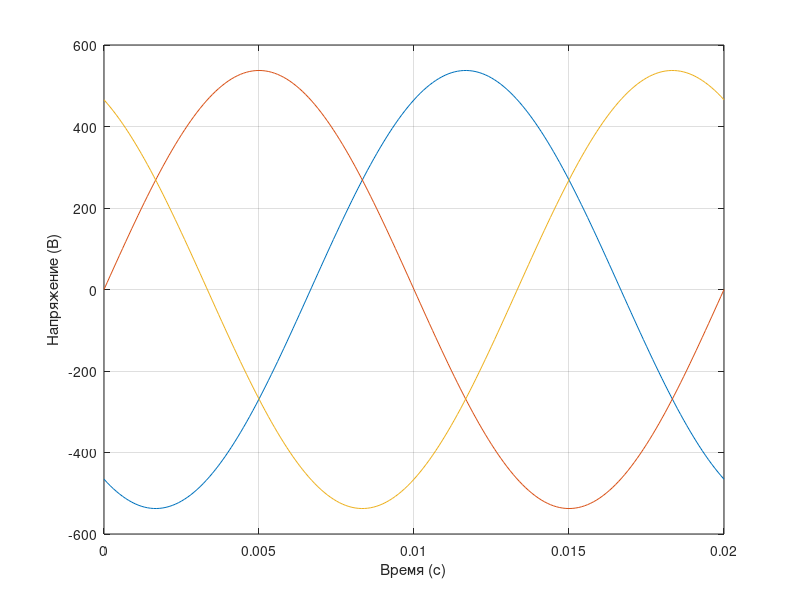
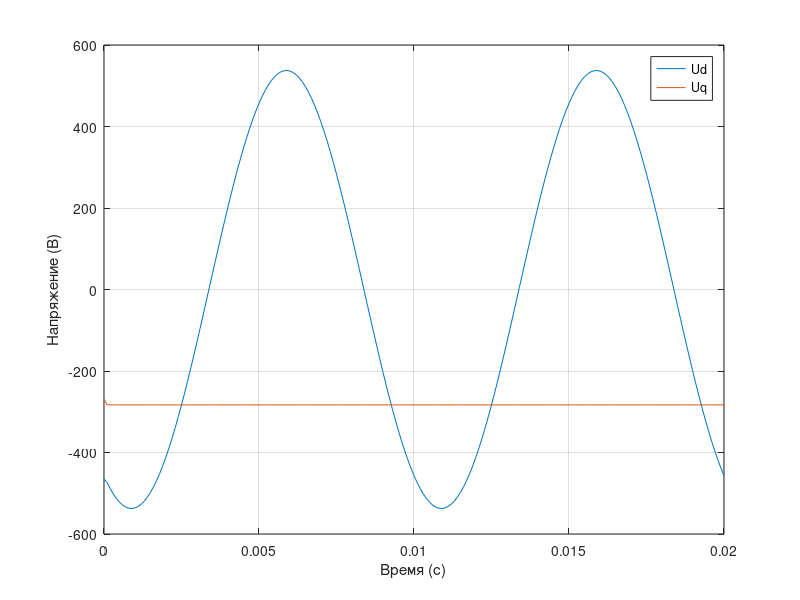

These figures' MATLAB source, in order:
clc; clear all; close all;

T = 0.02; dt = 0.0001; N = T / dt; 

Um = 537.4823; % Амплитуда напряжения
f = 50; % Частота (Гц)
omega = 2 * pi * f; % Угловая частота (рад/с)
phase1 = -2*pi/3;  phase2 = 0;  phase3 = 2*pi/3; % Начальная фаза (рад)

% Инициализация массивов
Ua = zeros(1, N+1); Ub = zeros(1, N+1); Uc = zeros(1, N+1);
t = zeros(1, N+1);

% Начальные условия
Ua(1) = Um * sin(phase1); Ub(1) = Um * sin(phase2); Uc(1) = Um * sin(phase3);
t(1) = 0;

fi(1)  = 0; fi_dt = 360/N;
Ud = zeros(1, N+1); Uq = zeros(1, N+1);
Ud(1) = ((Ub(1)-Uc(1))/sqrt(3))*sin(deg2rad(fi))+Ua(1)*cos(deg2rad(fi));
Uq(1) = ((Ub(1)-Uc(1))/sqrt(3))*cos(deg2rad(fi))+Ua(1)*sin(deg2rad(fi));

for i = 1:N
    fi(i+1) = fi(i) + fi_dt;
    Ud(i+1) = ((Ub(i)-Uc(i))/sqrt(3))*sin(deg2rad(fi(i+1)))+Ua(i)*cos(deg2rad(fi(i+1)));
    Uq(i+1) = ((Ub(i)-Uc(i))/sqrt(3))*cos(deg2rad(fi(i+1)))+Ua(i)*sin(deg2rad(fi(i+1)));

    t(i+1) = t(i) + dt;
    Ua(i+1) = Um * sin(omega * t(i+1) + phase1);
    Ub(i+1) = Um * sin(omega * t(i+1) + phase2);
    Uc(i+1) = Um * sin(omega * t(i+1) + phase3);
end

figure
plot(t, Ua, t, Ub, t, Uc);
xlabel('Время (с)'); ylabel('Напряжение (В)');
grid on;

figure
plot(t, Ud, t, Uq);
xlabel('Время (с)'); ylabel('Напряжение (В)');
legend('Ud', 'Uq');
grid on;
% варвкрввввоевоевеовеовоеоеов
u=789;
% ekg;hlwHGK;LHGKE;HLRGRJ;;;;ELHRJ;;;;;;;;;;;;;;;;;;;;;;;;;;;;;;;EERLJH